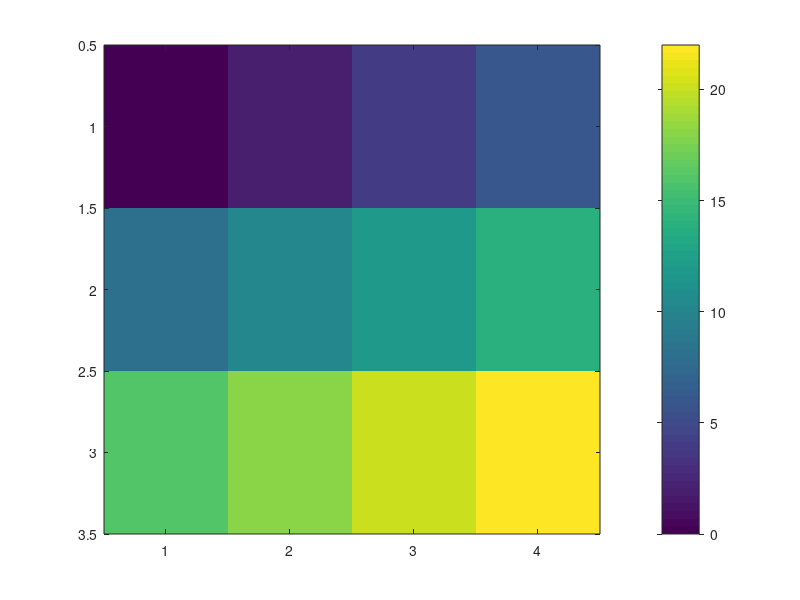

The MATLAB source for this figure: (Note: this script raises an error after producing the figure.)
clear;
close all;
clc;

dbg = 0;
test3D = 0;
top = 0;
out = 1;

figure
if test3D
  surf(peaks)
else
  C = [0 2 4 6; 8 10 12 14; 16 18 20 22];
  imagesc(C)
end

h = colorbar;
if top
  set(h,'location','northoutside')
end
if out
  set(h,'tickdir','out')
end

if dbg
  plot2svg('colorbar_example.svg','',1)
else
  plot2svg('colorbar_example.svg')
end
